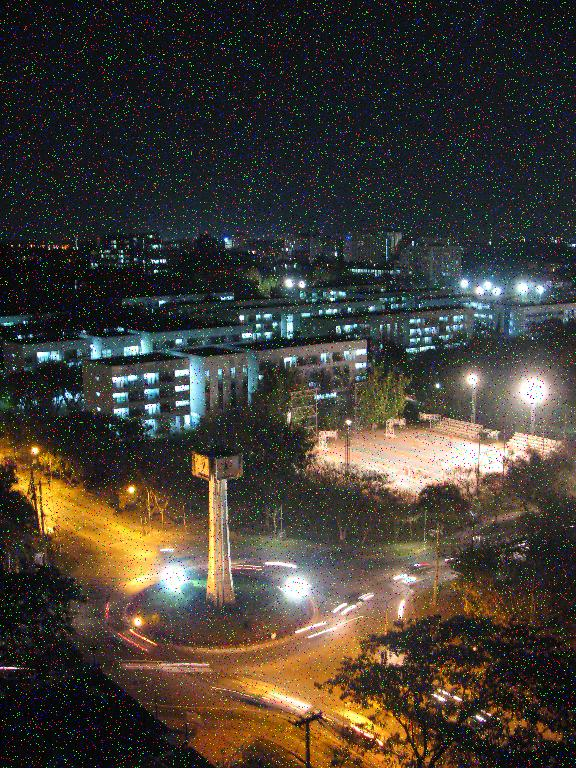
#> input picture a2_20171112/input_data/Degraded.jpg, 576 x 768 px
$ jupyter execute q8.ipynb
#> lines starting #> are read from the running program, lines starting #| are printed output that depends on the picture
[cell 1]
import numpy as np
import cv2
import matplotlib.pyplot as plt
from matplotlib.colors import hsv_to_rgb
import time

[cell 2]
def median(im):
    img = im
    w = 2
    h = im.shape[0]
    l = im.shape[1]
    ch = im.shape[2]
    start = time.time()
    for i in range(2,h-2):
        for j in range(2,l-2):
            block = im[i-w:i+w+1,j-w:j+w+1,0]
            m = np.median(block)
            img[i][j][0] = int(m)
            block = im[i-w:i+w+1, j-w:j+w+1,1]
            m = np.median(block)
            img[i][j][1] = int(m)
            block = im[i-w:i+w+1, j-w:j+w+1,2]
            m = np.median(block)
            img[i][j][2] = int(m)
    end = time.time()
    print(end-start)
    return img

[cell 3]
deg = cv2.imread("../input_data/Degraded.jpg")
#> deg is the input picture: shape (768, 576, 3); mean B, G, R 53, 61, 66.9
clean = cv2.imread("../input_data/Clear.jpg",1)
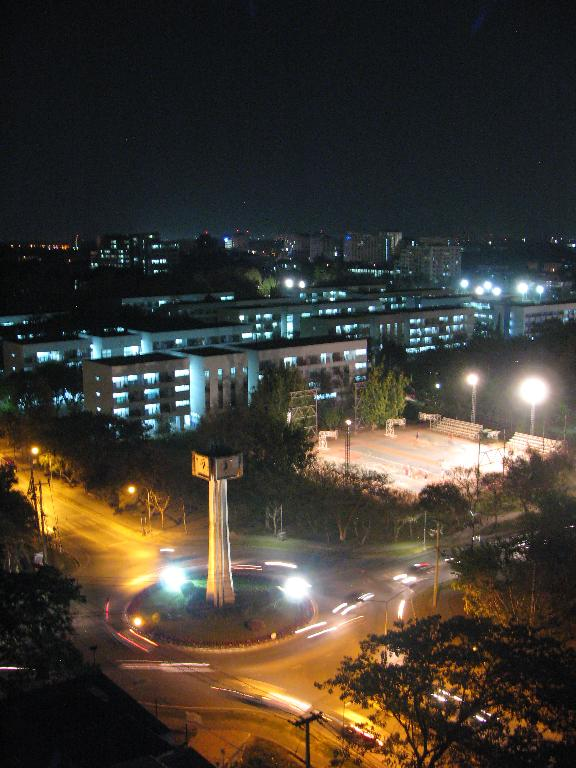
#> input picture a2_20171112/input_data/Clear.jpg, 576 x 768 px
#> clean is the input picture: shape (768, 576, 3); mean B, G, R 49.5, 58.1, 64.3

deg2 = cv2.cvtColor(deg, cv2.COLOR_BGR2HSV)
#> deg2: shape (768, 576, 3); mean H, S, V 72.9, 118.8, 76.4

# print(deg2.shape)
new = median(deg)
#> after the loop in median, `for i in range(2,h-2):`:
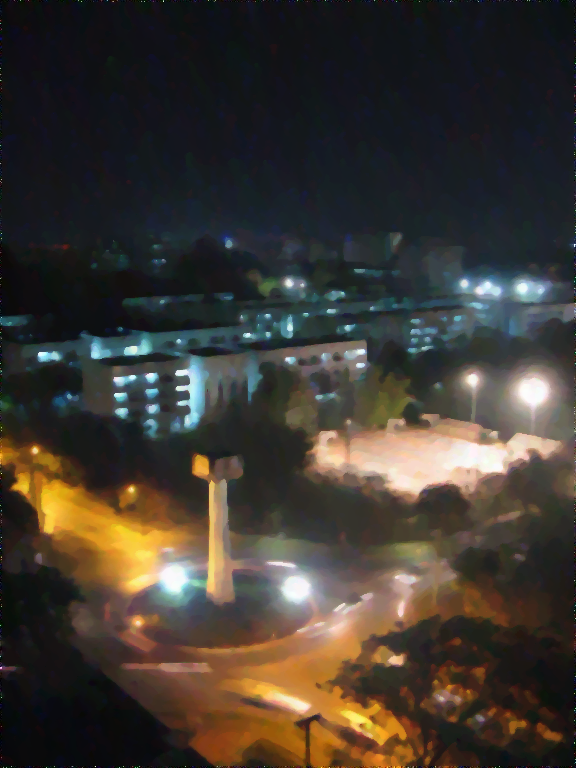
#> img: shape (768, 576, 3); mean B, G, R 49.7, 56.8, 63.3

[cell 4]
# new = hsv_to_rgb(new)
deg = cv2.imread("../input_data/Degraded.jpg")
# plt.imshow(cv2.cvtColor(deg, cv2.COLOR_BGR2RGB))
fig, axs = plt.subplots(2,3,figsize=(30,30))
plt.subplot(1,3,1)
plt.imshow(cv2.cvtColor(deg, cv2.COLOR_BGR2RGB))
plt.title("Original")
plt.subplot(1,3,2)
plt.imshow(cv2.cvtColor(new, cv2.COLOR_BGR2RGB))
plt.title("Mine")
plt.subplot(1,3,3)
plt.imshow(cv2.cvtColor(clean, cv2.COLOR_BGR2RGB))
plt.title("Clean")
plt.show()
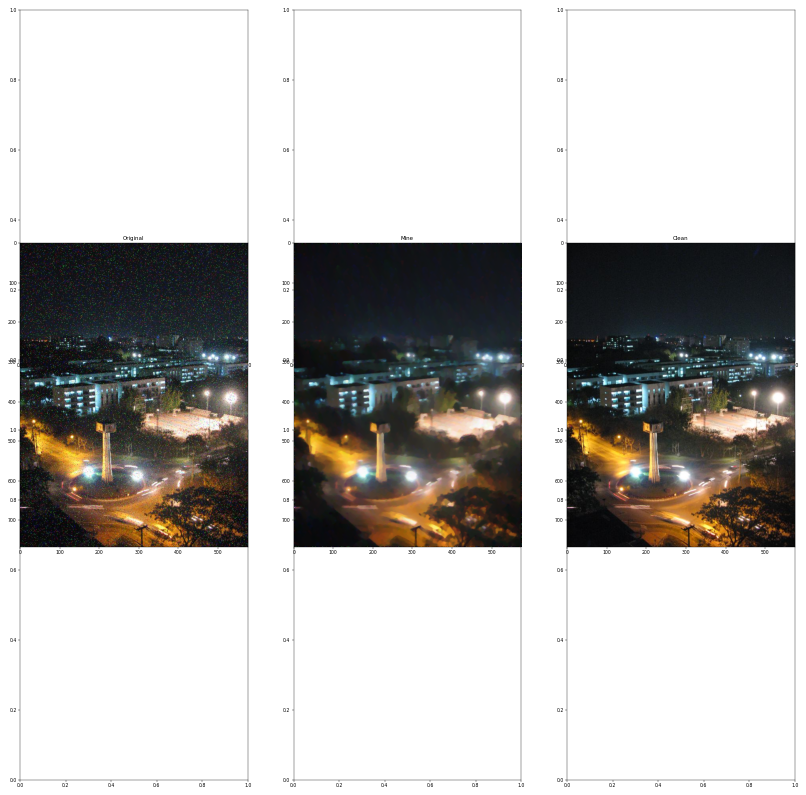
#> figure drawn by matplotlib, 3 panels
